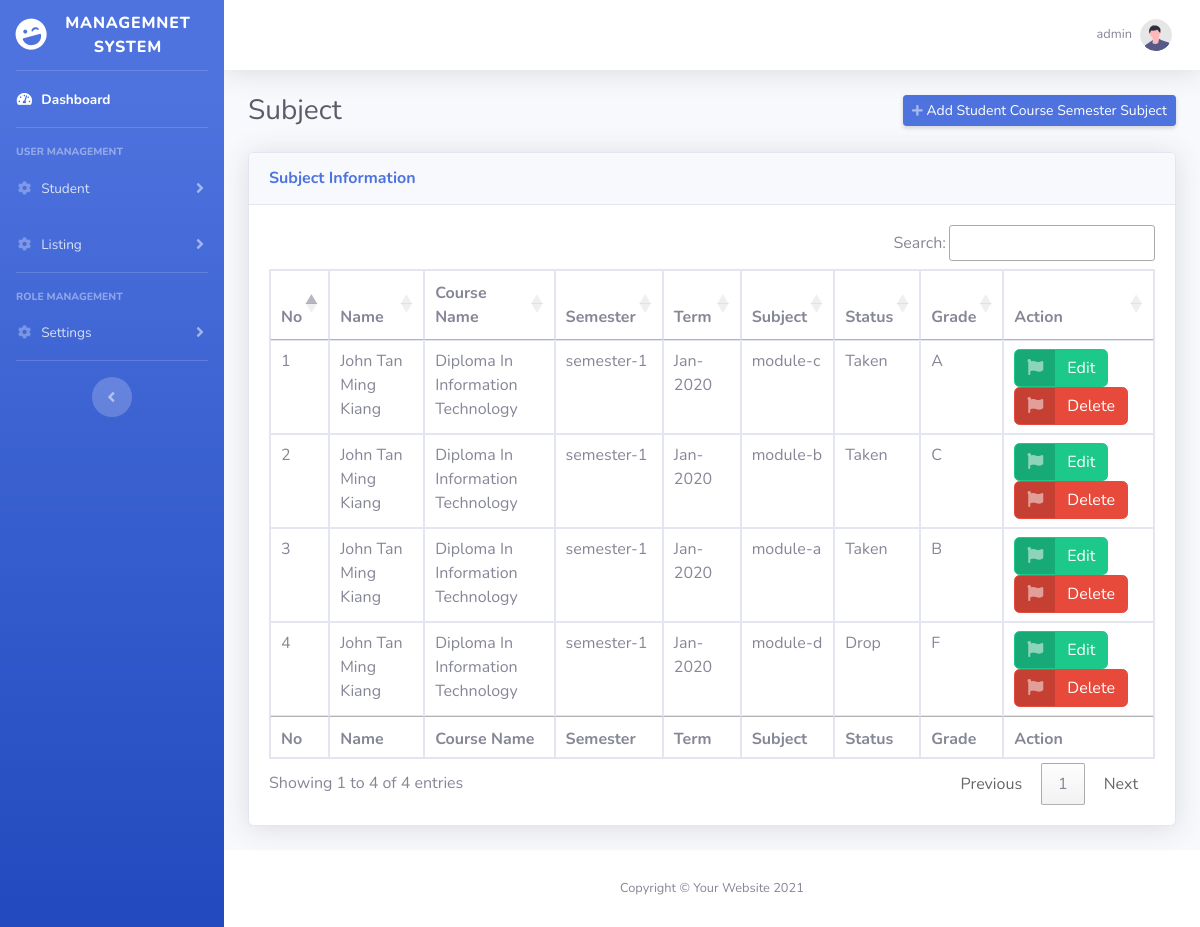
Screenshot of /subject.php (signed in) with the database file from the repository.
### tables this page shows
CREATE TABLE `student_course_semester_subject` (
  `id` int(11) NOT NULL,
  `semester_id` int(11) NOT NULL,
  `subject` varchar(50) NOT NULL,
  `status` varchar(5) NOT NULL,
  `grade` varchar(1) NOT NULL
);

CREATE TABLE `student_profile` (
  `id` int(11) NOT NULL,
  `login_id` int(11) NOT NULL,
  `name` varchar(50) NOT NULL,
  `dob` date NOT NULL,
  `nationality` varchar(50) NOT NULL,
  `phone` varchar(50) NOT NULL
);

CREATE TABLE `student_course` (
  `id` int(11) NOT NULL,
  `profile_id` int(11) NOT NULL,
  `course_name` varchar(50) NOT NULL,
  `intake_date` date NOT NULL,
  `status` varchar(9) NOT NULL
);

CREATE TABLE `student_course_semester` (
  `id` int(11) NOT NULL,
  `semester` varchar(50) NOT NULL,
  `course_id` int(11) NOT NULL,
  `term` varchar(50) NOT NULL,
  `status` varchar(6) NOT NULL
);

### includes/function.php (called while the page is built, shortened)
<?php
function getStudentCourseSemesterSubject()
{
    global $conn;
    $student_course_semester_subject_arr = array();
	$stmt = $conn->prepare("SELECT A.*, B.semester, B.term, C.course_name, D.name FROM student_course_semester_subject A, student_course_semester B, student_course C, student_profile D WHERE A.semester_id = B.id AND B.course_id = C.id AND C.profile_id = D.id");
    $stmt->execute();
    $result = $stmt->get_result();
    $total = $result->num_rows;
    if($total>0){
        while($row = $result->fetch_assoc()) {
            $student_course_semester_subject_arr[] = $row;
        }
    }
    return $student_course_semester_subject_arr;
}
?>

### subject.php (the view, shortened to what this page needs)
<?php
if(isset($_SESSION['id']) && isset($_SESSION['username'])){
    $student_course_semester_subject_arr = getStudentCourseSemesterSubject();
?>
<!DOCTYPE html>
<html lang="en">
<head>
    <link href="vendor/fontawesome-free/css/all.min.css" rel="stylesheet" type="text/css">
    <link href="css/sb-admin-2.min.css" rel="stylesheet">
    <link href="https://cdn.datatables.net/1.10.24/css/jquery.dataTables.min.css" rel="stylesheet">
    <link href="https://cdn.datatables.net/buttons/1.7.0/css/buttons.dataTables.min.css" rel="stylesheet">
</head>
<body id="page-top">
    <div id="wrapper">
        <?php
            include "sidebar.php";
        ?>
        <div id="content-wrapper" class="d-flex flex-column">
            <div id="content">
                <?php
                    include "topbar.php";
                ?>
                <div class="container-fluid">
                    <div class="d-sm-flex align-items-center justify-content-between mb-4">
                        <h1 class="h3 mb-0 text-gray-800">Subject</h1>
                        <a href="add-edit-student-course-semester-subject.php" class="d-none d-sm-inline-block btn btn-sm btn-primary shadow-sm"><i
                                class="fas fa-plus fa-sm text-white-50"></i> Add Student Course Semester Subject</a>
                    </div>
                    <div class="card shadow mb-4">
                        <div class="card-header py-3">
                            <h6 class="m-0 font-weight-bold text-primary">Subject Information</h6>
                        </div>
                        <div class="card-body">
                            <div class="table-responsive">
                                <table class="table table-bordered" id="dataTable" width="100%" cellspacing="0">
                                    <thead>
                                        <tr>
                                            <th>No</th>
                                            <th>Name</th>
                                            <th>Course Name</th>
                                            <th>Semester</th>
                                            <th>Term</th>
                                            <th>Subject</th>
                                            <th>Status</th>
                                            <th>Grade</th>
                                            <th>Action</th>
                                        </tr>
                                    </thead>
                                    <tfoot>
                                        <tr>
                                            <th>No</th>
                                            <th>Name</th>
                                            <th>Course Name</th>
                                            <th>Semester</th>
                                            <th>Term</th>
                                            <th>Subject</th>
                                            <th>Status</th>
                                            <th>Grade</th>
                                            <th>Action</th>
                                        </tr>
                                    </tfoot>
                                    <tbody>
                                        <?php
                                            if(!empty($student_course_semester_subject_arr)){
                                                foreach ($student_course_semester_subject_arr as $key => $value) {
                                                    echo "
                                                    <tr>
                                                        <td>".($key+1)."</td>
                                                        <td>".$value['name']."</td>
                                                        <td>".$value['course_name']."</td>
                                                        <td>".$value['semester']."</td>
                                                        <td>".$value['term']."</td>
                                                        <td>".$value['subject']."</td>
                                                        <td>".$value['status']."</td>
                                                        <td>".$value['grade']."</td>
                                                        <td><a href='add-edit-student-course-semester-subject.php?id=".$value['id']."' class='btn btn-success btn-icon-split'>
                                                                <span class='icon text-white-50'>
                                                                    <i class='fas fa-flag'></i>
                                                                </span>
                                                                <span class='text'>Edit</span>
                                                            </a>
                                                            <a href='#' onclick='deletestudentcoursesemestersubject(".$value['id'].")' class='btn btn-danger btn-icon-split'>
                                                                <span class='icon text-white-50'>
                                                                    <i class='fas fa-flag'></i>
                                                                </span>
                                                                <span class='text'>Delete</span>
                                                            </a>
                                                        </td>
                                                    </tr>
                                                    ";
                                                }
                                            }
                                        ?>
                                    </tbody>
                                </table>
                            </div>
                        </div>
                    </div>
                </div>
            </div>
            <footer class="sticky-footer bg-white">
                <div class="container my-auto">
                    <div class="copyright text-center my-auto">
                        <span>Copyright &copy; Your Website <?php echo date('Y'); ?></span>
                    </div>
                </div>
            </footer>
        </div>
    </div>
</body>
</html>
<?php
}else{
    header("Location: index.php");
    exit();
}
?>

### rows the page displays
student_course_semester_subject: student_profile.name "John Tan Ming Kiang", student_course.course_name "Diploma In Information Technology", student_course_semester.semester "semester-1", student_course_semester.term "Jan-2020", subject "module-c", status "Taken", grade "A"
student_course_semester_subject: student_profile.name "John Tan Ming Kiang", student_course.course_name "Diploma In Information Technology", student_course_semester.semester "semester-1", student_course_semester.term "Jan-2020", subject "module-b", status "Taken", grade "C"
student_course_semester_subject: student_profile.name "John Tan Ming Kiang", student_course.course_name "Diploma In Information Technology", student_course_semester.semester "semester-1", student_course_semester.term "Jan-2020", subject "module-a", status "Taken", grade "B"
student_course_semester_subject: student_profile.name "John Tan Ming Kiang", student_course.course_name "Diploma In Information Technology", student_course_semester.semester "semester-1", student_course_semester.term "Jan-2020", subject "module-d", status "Drop", grade "F"

### other values shown
$_SESSION['username'] "admin"
